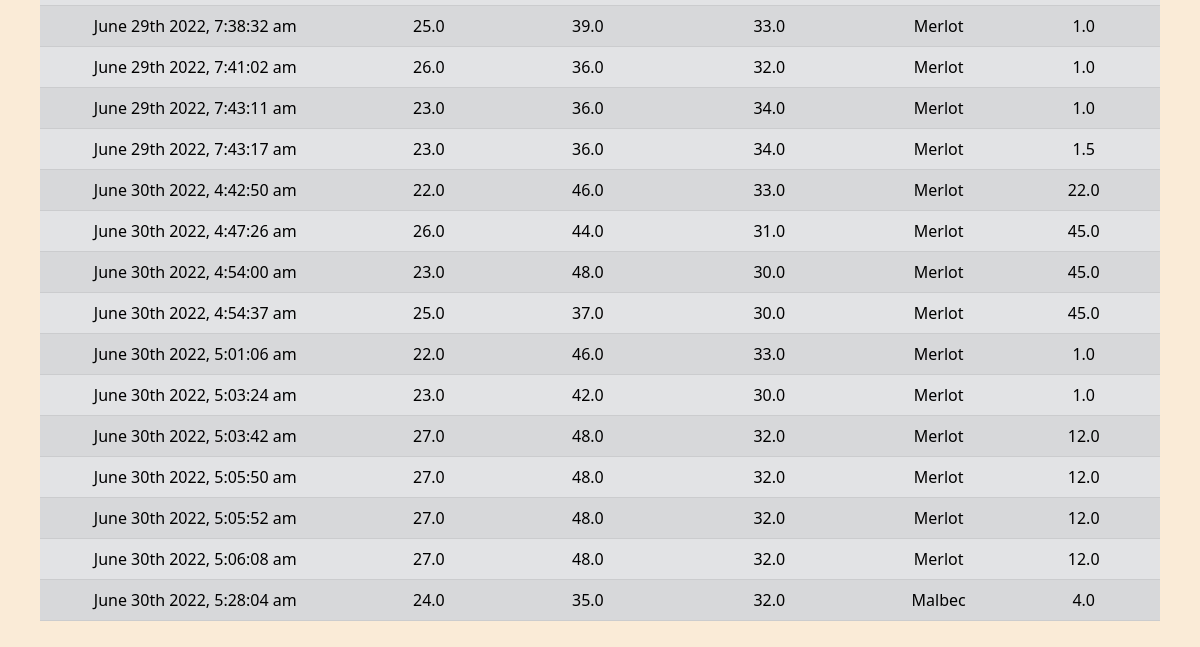
Before: / (lower part) with the older database file.
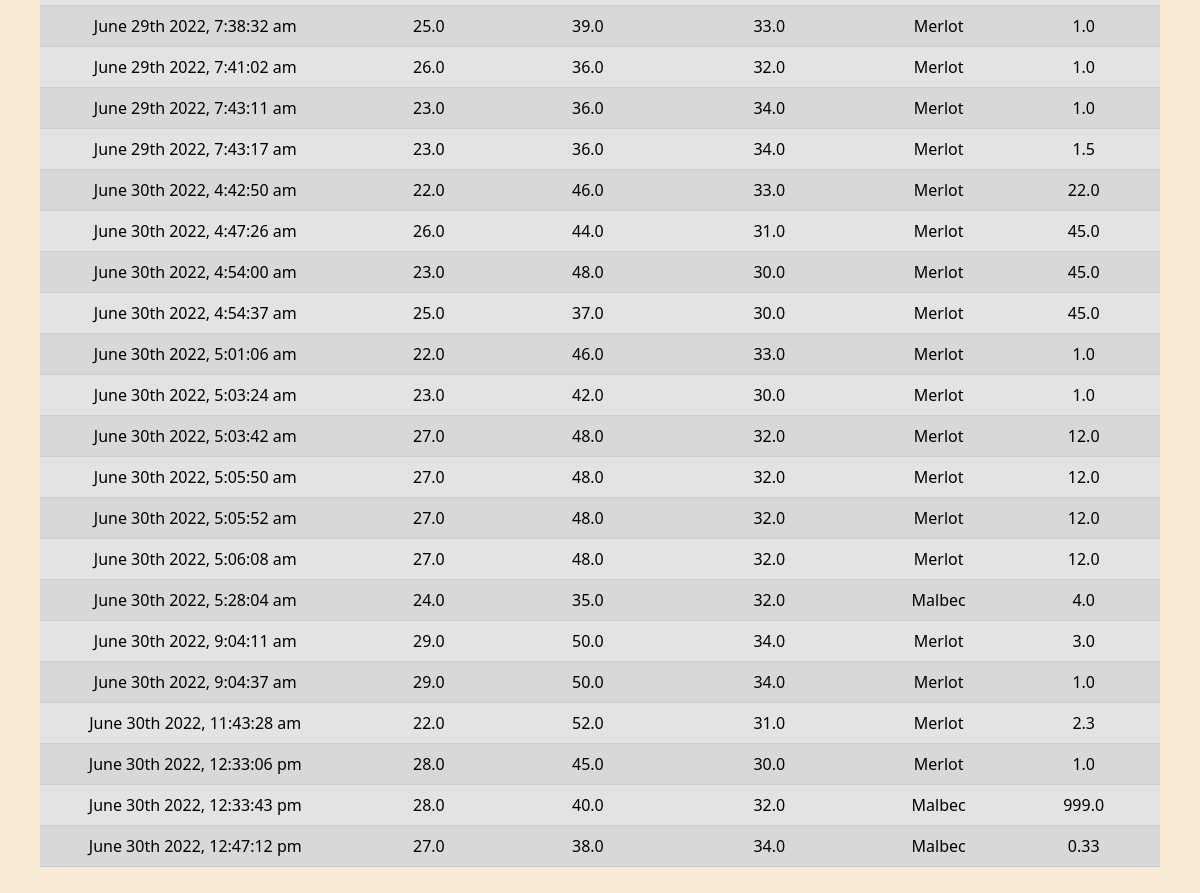
After: the same page with the newer database file.
### models.py (models this page shows)
class LeafData(db.Model):
    __tablename__ = "leafdata2"
    id = db.Column(db.Integer, primary_key=True)
    time_stamp = db.Column(db.DateTime, default=datetime.utcnow)
    min_temp = db.Column(db.Float)
    max_temp = db.Column(db.Float)
    avg_temp = db.Column(db.Float)
    grape_type2_id = db.Column(db.Integer, db.ForeignKey("grape_type3.id",ondelete="CASCADE"))
    pressure = db.Column(db.Float)

class GrapeTypes(db.Model):
    __tablename__ = "grape_type3"
    id = db.Column(db.Integer, primary_key=True)
    grape_type = db.Column(db.String(100), nullable=False, unique=True)
    leavesdata = db.relationship("LeafData",
                                 backref="grape_type",
                                 lazy='dynamic')

### main.py (the view)
@app.route('/history', methods=['GET', 'POST'])
@app.route('/', methods=['GET', 'POST'])
def home():
    global dummy_db
    historical_data = LeafData.query .order_by(LeafData.id.desc())
    grape_types = GrapeTypes.query.all()
    if args.api:
        page = request.args.get('page', 1, type=int)
        hstdata = {}
        grptype = {}
        for i in range(len(grape_types)):
            grptype[i] = {"grape_type" : grape_types[i].grape_type}
        hdata = historical_data.paginate(page=page, per_page=5)
        trec = len(historical_data.all())
        recs = hdata.items
        for i in range(len(recs)):
            hstdata[i] = {"time_stamp" : recs[i].time_stamp,
                            "min_temp": recs[i].min_temp,
                            "max_temp": recs[i].max_temp,
                            "avg_temp": recs[i].avg_temp,
                            "grape_type": recs[i].grape_type.grape_type,
                            "pressure" : recs[i].pressure}
        return {"historical_data": hstdata,
                "grape_types": grptype,
                "page"  :hdata.page,
                "total records" : trec,
                "per page": 5,
                "total pages": hdata.pages
                }
    else:
        return render_template("home.html",
                            dummy_db=None,
                            historical_data=historical_data.all(),
                            grape_types=grape_types)

### templates/home.html (shortened to what this page needs)
{% extends 'base.html' %}
{% block content%}
<div class="container">
  <table class="table table-dark table-striped table-responsive{-sm|-md|-lg|-xl}">
    {% for data in historical_data | reverse  %}
    <tr class="table-secondary">
      <td class="table-secondary">{{moment(data.time_stamp).format('MMMM Do YYYY, h:mm:ss a')}}</td>
      <td class="table-secondary">{{data.min_temp}}</td>
      <td class="table-secondary">{{data.max_temp}}</td>
      <td class="table-secondary">{{data.avg_temp}}</td>
      <td class="table-secondary">{{data.grape_type.grape_type}}</td>
      <td class="table-secondary">{{data.pressure}}</td>
    </tr>
    {% endfor %}
  </table>
</div>
{% endblock %}

### templates/base.html (shortened to what this page needs)
<!DOCTYPE html>
<html lang="en">
  <head>
    <link
      href="https://cdn.jsdelivr.net/npm/bootstrap@5.2.0-beta1/dist/css/bootstrap.min.css"
      rel="stylesheet"
    />
    <link
      href="{{ url_for('static', filename='styles.css') }}"
      rel="stylesheet"
    />
  </head>
  <body>
        {% block content %} {% endblock %}
  </body>
</html>

### static/styles.css (style rules this page uses)
body { background-color: antiquewhite; }
.container { text-align: center; padding: 10px; margin-top: 2rem; }

Changed rows visible on the page:
added LeafData: time_stamp "June 30th 2022, 9:04:11 am", min_temp "29.0", max_temp "50.0", avg_temp "34.0", grape_type.grape_type "Merlot", pressure "3.0"
added LeafData: time_stamp "June 30th 2022, 9:04:37 am", min_temp "29.0", max_temp "50.0", avg_temp "34.0", grape_type.grape_type "Merlot", pressure "1.0"
added LeafData: time_stamp "June 30th 2022, 11:43:28 am", min_temp "22.0", max_temp "52.0", avg_temp "31.0", grape_type.grape_type "Merlot", pressure "2.3"
added LeafData: time_stamp "June 30th 2022, 12:33:06 pm", min_temp "28.0", max_temp "45.0", avg_temp "30.0", grape_type.grape_type "Merlot", pressure "1.0"
added LeafData: time_stamp "June 30th 2022, 12:33:43 pm", min_temp "28.0", max_temp "40.0", avg_temp "32.0", grape_type.grape_type "Malbec", pressure "999.0"
added LeafData: time_stamp "June 30th 2022, 12:47:12 pm", min_temp "27.0", max_temp "38.0", avg_temp "34.0", grape_type.grape_type "Malbec", pressure "0.33"
